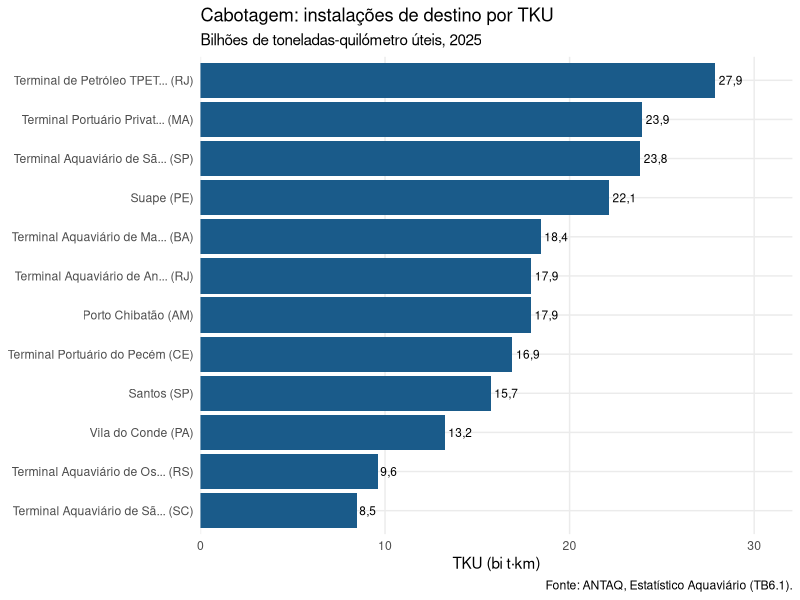

The R script that drew this image:
## ---- chunk 1
library(dplyr)
library(tidyr)
library(stringr)
library(ggplot2)
library(scales)
library(readxl)

colunas <- c("ano", "perfil", "sh2",
             "pais_origem", "uf_origem", "cidade_origem", "instalacao_origem",
             "pais_destino", "uf_destino", "cidade_destino", "instalacao_destino",
             "tku")

cabotagem <- read_excel("dados/cabotagem_tku_2025.xlsx", na = c("", "-"))
names(cabotagem) <- colunas

cabotagem <- cabotagem |>
  mutate(across(where(is.character), str_squish)) |>
  filter(tku > 0) |>
  mutate(uf_origem  = str_to_upper(uf_origem),
         uf_destino = str_to_upper(uf_destino),
         tku_bi     = tku / 1e9)

nrow(cabotagem)
## ---- chunk 2
table(sapply(cabotagem, class))

cabotagem |> count(sh2, sort = TRUE) |> slice_head(n = 3)
## ---- chunk 3
nordeste <- c("AL","BA","CE","MA","PB","PE","PI","RN","SE")

cabotagem |>
  filter(uf_destino %in% nordeste, perfil == "Carga Conteinerizada") |>
  summarise(ligacoes = n(), tku_bi = round(sum(tku_bi), 2))
## ---- chunk 4
cabotagem |>
  mutate(
    capitulo_sh = str_extract(sh2, "^[^-]+"),
    descricao   = str_remove(sh2, "^[^-]+-") |> str_squish()
  ) |>
  summarise(tku_bi = sum(tku_bi), .by = c(capitulo_sh, descricao)) |>
  arrange(desc(tku_bi)) |>
  slice_head(n = 5) |>
  mutate(descricao = str_trunc(descricao, 45), tku_bi = round(tku_bi, 1))
## ---- chunk 5
segundos_encontros <- as.Date(c("2026-09-30", "2026-10-07", "2026-10-14",
                                "2026-10-21", "2026-11-04"))
## ---- chunk 6
library(lubridate)

liberacao <- segundos_encontros + days(1)

data.frame(
  modulo = 1:5,
  encontro = format(segundos_encontros, "%d/%m/%Y"),
  liberacao = format(liberacao, "%d/%m/%Y"),
  dia_semana = wday(liberacao, label = TRUE, abbr = TRUE)
)

as.numeric(max(liberacao) - min(liberacao))
## ---- chunk 7
cabotagem |>
  summarise(tku_bi = sum(tku_bi), .by = c(perfil, uf_destino)) |>
  mutate(part = tku_bi / sum(tku_bi), .by = perfil) |>
  slice_max(tku_bi, n = 1, by = perfil) |>
  transmute(perfil, uf_destino,
            tku_bi = round(tku_bi, 1),
            part = percent(part, accuracy = 0.1)) |>
  arrange(desc(tku_bi))
## ---- chunk 8
cabotagem |>
  summarise(tku_bi = sum(tku_bi), .by = c(uf_destino, perfil)) |>
  pivot_wider(names_from = perfil, values_from = tku_bi, values_fill = 0) |>
  mutate(total = rowSums(across(where(is.numeric)))) |>
  arrange(desc(total)) |>
  mutate(across(where(is.numeric), \(x) round(x, 1))) |>
  knitr::kable()
## ---- chunk 9
populacao <- tibble(
  municipio = c("Santos", "Paranaguá", "Itajaí", "São Luís", "Manaus",
                "Rio de Janeiro", "Salvador", "Suape", "Angra dos Reis"),
  pop = c(418375, 156174, 223112, 1037775, 2063547, 6211223, 2417678, NA, 182000)
)
## ---- chunk 10
por_municipio <- cabotagem |>
  summarise(tku_bi = sum(tku_bi), .by = c(cidade_destino, uf_destino)) |>
  arrange(desc(tku_bi))

# diagnóstico: o que não casa (top 10 por TKU)
por_municipio |>
  anti_join(populacao, by = c("cidade_destino" = "municipio")) |>
  slice_head(n = 10)

# o cruzamento, com o cuidado de não perder linhas
resultado <- por_municipio |>
  left_join(populacao, by = c("cidade_destino" = "municipio"),
            relationship = "many-to-one") |>
  filter(!is.na(pop)) |>
  mutate(tku_por_hab = tku_bi * 1e9 / pop) |>
  arrange(desc(tku_por_hab))

resultado |>
  transmute(cidade_destino, uf_destino,
            tku_bi = round(tku_bi, 1),
            pop,
            `t·km por habitante` = comma(round(tku_por_hab)))
## ---- chunk 11
#| label: fig-ex-instalacoes
#| fig-cap: "Doze maiores instalações de destino em TKU de cabotagem"
#| fig-height: 5.5
cabotagem |>
  summarise(tku_bi = sum(tku_bi), .by = c(instalacao_destino, uf_destino)) |>
  slice_max(tku_bi, n = 12) |>
  mutate(rotulo = str_c(str_trunc(instalacao_destino, 28), " (", uf_destino, ")")) |>
  ggplot(aes(x = tku_bi, y = reorder(rotulo, tku_bi))) +
  geom_col(fill = "#1a5b8a") +
  geom_text(aes(label = number(tku_bi, accuracy = 0.1, decimal.mark = ",")),
            hjust = -0.15, size = 3) +
  scale_x_continuous(
    labels = label_number(decimal.mark = ",", big.mark = "."),
    expand = expansion(mult = c(0, 0.15))
  ) +
  labs(
    title = "Cabotagem: instalações de destino por TKU",
    subtitle = "Bilhões de toneladas-quilómetro úteis, 2025",
    x = "TKU (bi t·km)", y = NULL,
    caption = "Fonte: ANTAQ, Estatístico Aquaviário (TB6.1)."
  ) +
  theme_minimal(base_size = 11) +
  theme(panel.grid.minor = element_blank())
## ---- chunk 12
resumir_por <- function(dados, coluna) {
  dados |>
    summarise(
      ligacoes = n(),
      tku_bi   = sum(tku_bi),
      .by = {{ coluna }}
    ) |>
    mutate(part = tku_bi / sum(tku_bi)) |>
    arrange(desc(tku_bi)) |>
    mutate(tku_bi = round(tku_bi, 2),
           part   = percent(part, accuracy = 0.1))
}

resumir_por(cabotagem, perfil)
resumir_por(cabotagem, uf_destino) |> slice_head(n = 5)
